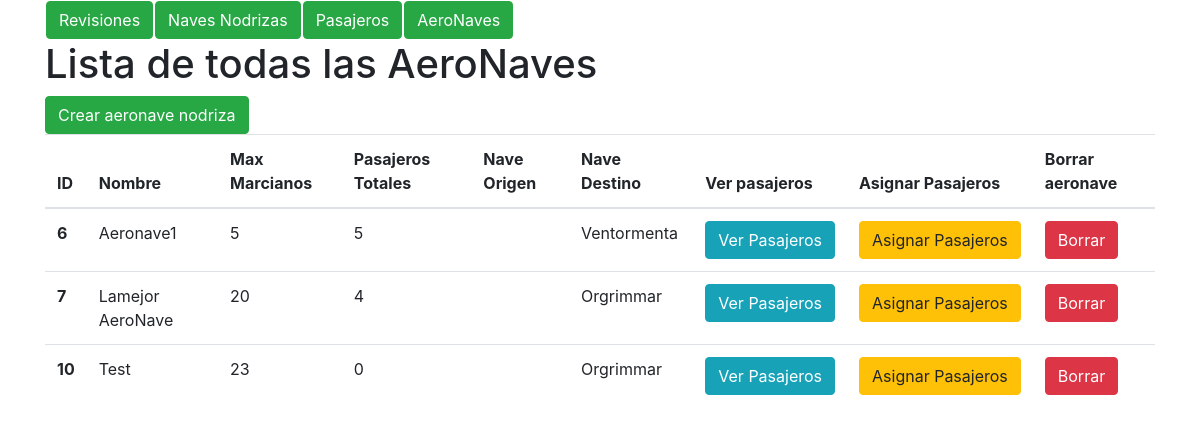
The page /aeronave/ on the database as committed earlier.
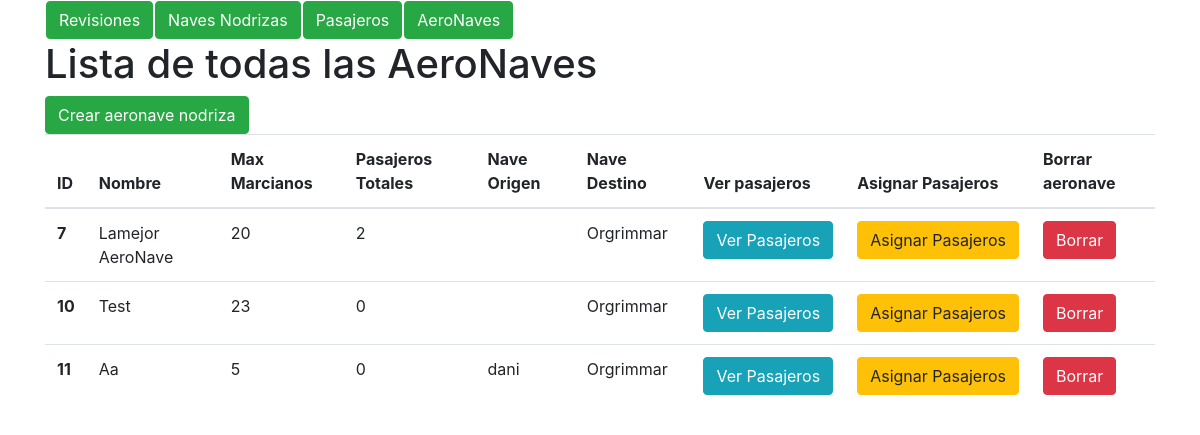
The same page on the database as committed later.
### marcianos/models.py (models this page shows)
class aeronave(models.Model):
    nombre = models.CharField(max_length=400)
    max_marcianos = models.PositiveIntegerField()
    nave_origen = models.ForeignKey(nave_nodriza, on_delete=models.CASCADE,
        related_name = 'nave_origen', null=True)
    nave_destino = models.ForeignKey(nave_nodriza, on_delete=models.CASCADE,
        related_name = 'nave_destino', null=True)
    def marcianos_count(self):
        pasajeros = Pasajero.objects.all().filter(aeronave_id=self.pk).count()
        self.marcianos_count = pasajeros
        return pasajeros

class nave_nodriza(models.Model):
    nombre = models.CharField(max_length=400)

### marcianos/views.py (the view)
# urls.py: path('aeronave/', views.aeronaveList, name = 'aeronaves_list'),
def aeronaveList(request, template_name = 'aeronave/lista.html'):
    aeronaves = aeronave.objects.all() #Obtengo la lista de naves
    data = {}
    data['object_list'] = aeronaves #Devuelvo los objetos que voy a pintar
    return render(request, template_name, data)

### marcianos/templates/aeronave/lista.html (shortened to what this page needs)
<!DOCTYPE html>
<html>
  <head>
    <link rel="stylesheet" href="https://maxcdn.bootstrapcdn.com/bootstrap/4.0.0-beta.2/css/bootstrap.min.css">
  </head>
  <body>
    <div class="container">
      {% include "home.html" %}
        <h1>Lista de todas las AeroNaves</h1>
        <a class="btn btn-success" href='{% url "aeronave_create" %}'> Crear aeronave nodriza</a>
        <table class="table">
          <thead>
            <tr>
              <th scope="col">ID</th>
              <th scope="col">Nombre</th>
              <th scope="col">Max Marcianos</th>
              <th scope="col">Pasajeros Totales</th>
              <th scope="col">Nave Origen</th>
              <th scope="col">Nave Destino</th>
              <th scope="col">Ver pasajeros</th>
              <th scope="col">Asignar Pasajeros</th>
              <th scope="col">Borrar aeronave</th>
            </tr>
          </thead>
          <tbody>
          {% for AeroNave in object_list %}
              <tr>
                <th>{{ AeroNave.pk }}</th>
                <td>{{ AeroNave.nombre }}</td>
                <td>{{ AeroNave.max_marcianos}} </td>
                <td>{{ AeroNave.marcianos_count}} </td>
                <td>{{ AeroNave.nave_origen.nombre }} </td>
                <td>{{ AeroNave.nave_destino.nombre }} </td>
                <td><a class="btn btn-info" href='{% url "mostrar_pasajeros" AeroNave.pk %}'>Ver Pasajeros</a></td>
                  <td><a class="btn btn-warning" href='{% url "pasajeros_sin_nave" AeroNave.pk %}'>Asignar Pasajeros</a></td>
                <td><a class="btn btn-danger" href='{% url "aeronave_delete" AeroNave.pk %}'>Borrar</a></td>
              </tr>
            {% endfor %}
          </tbody>
        </table>
    </div>
  </body>
</html>

Rows that differ between the two databases and show on the page:
removed aeronave: pk "6", nombre "Aeronave1", max_marcianos "5", marcianos_count "5", nave_destino.nombre "Ventormenta"
computed for aeronave "Lamejor AeroNave": marcianos_count "4" → "2"
added aeronave: pk "11", nombre "Aa", max_marcianos "5", marcianos_count "0", nave_origen.nombre "dani", nave_destino.nombre "Orgrimmar"
